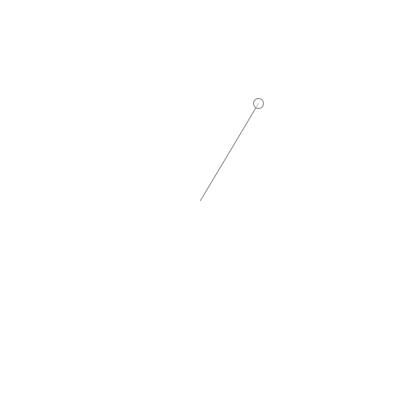
Frame 1 (no input)
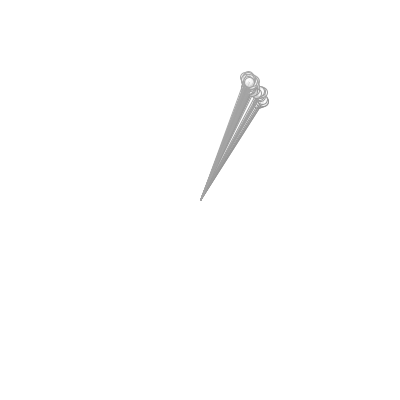
Frame 60 (the mouse pressed at the canvas centre just before this capture)
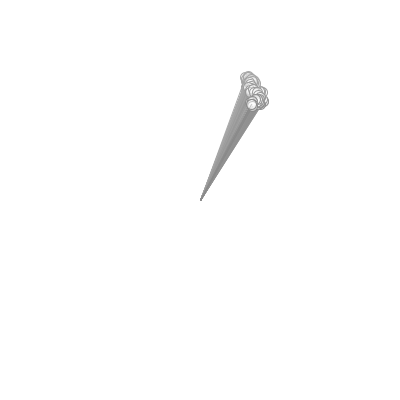
Frame 120 (the mouse held since frame 60 and released just before this capture)

The Processing sketch that drew these frames (run headless with seeded random() and noise(); from frame 60 on, the mouse is pressed at the canvas centre):

// Processing sketch: processing_31093
// ── processing_31093.pde

float d = 0;
float c = 0;
float x1 = 0;
float y1 = 0;

void setup() {
 size(400,400);
background(255); 
smooth();
x1 = random(0,width);
y1 = random(0,height);
}

void draw() {
 d = dist(width/2,height/2,x1,y1);
 c = map(d,0,width/2,0,255); 
 stroke(c);
 fill(255,128);
 line(width/2,height/2,x1,y1);
 ellipse(x1,y1,10,10);
 x1 += random(-3,3);
 y1 += random(-3,3);
 if (d > 200) {setup();}
}

void mouseClicked() {
 setup(); 
}
